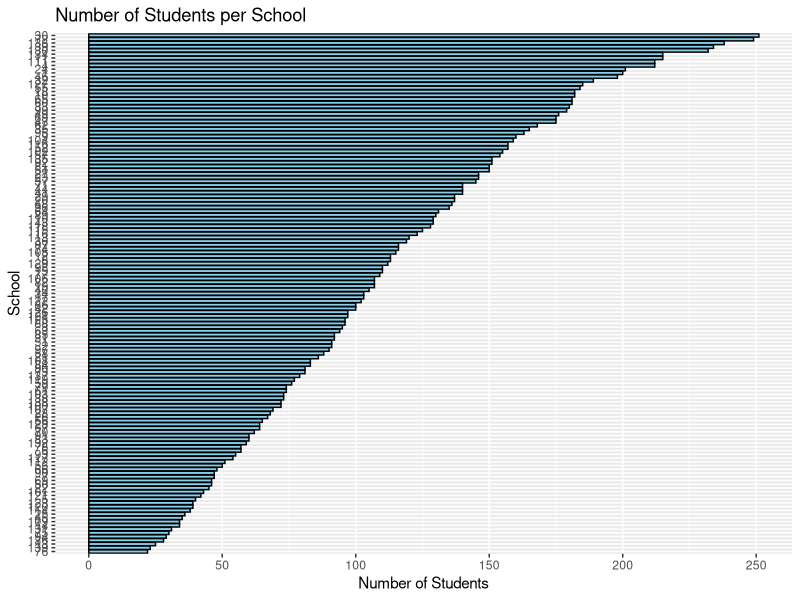
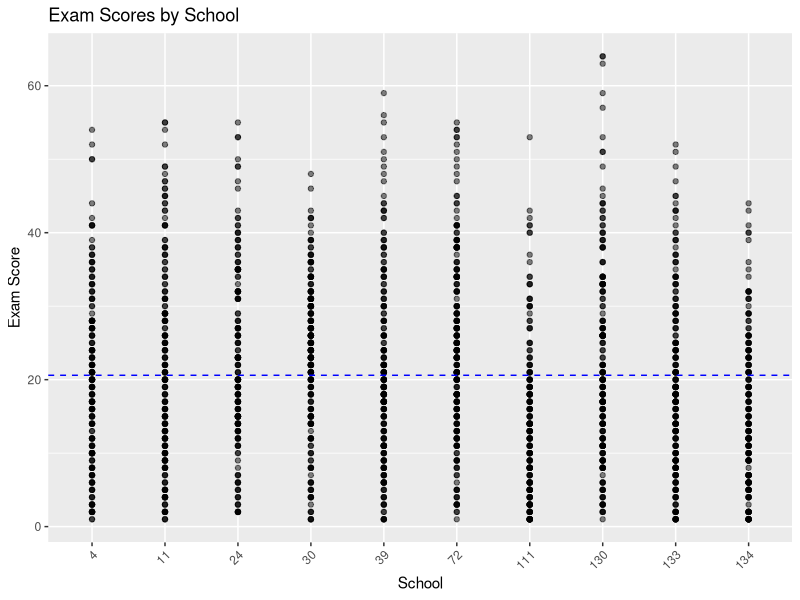

Here is the R script that generated these plots, in order:
## ---- chunk 1
#| label: setup
#| include: false

# configure global options for R code chunks:
# warning = F to suppress the display of warning messages generated during the execution of code chunks
# message = F to suppress the display of messages produced during the execution of code chunks
knitr::opts_chunk$set(warning = FALSE, message = FALSE, eval = TRUE)

# This qmd file requires the following packages to be installed:
#c("dplyr", "ggplot2", "emmeans", "lme4", "lmerTest")
## ---- chunk 2
# Load the required libraries
library(dplyr)
library(ggplot2)
library(lmerTest)

ilea_data <- read.csv("downloads/ilea_data.csv")

# Convert all character variables into factors
ilea_data <- ilea_data %>%
  mutate_if(is.character, as.factor)

# Inspect the structure of the dataset
str(ilea_data)
## ---- chunk 3
# Summarize number of students within each school
school_summary <- ilea_data %>%
  group_by(School) %>%
  summarise(num_students = n())

# Visualize the distribution of students across schools
ggplot(school_summary, aes(x = reorder(School, num_students), y = num_students)) +
  geom_bar(stat = "identity", fill = "skyblue", color = "black") +
  coord_flip() +
  labs(title = "Number of Students per School",
       x = "School",
       y = "Number of Students")
## ---- chunk 4
# Select the top 10 schools with the most students
top_schools <- school_summary %>%
  slice_max(num_students, n = 10) %>%
  pull(School)

# Filter the data to include only the top schools
top_school_data <- ilea_data %>%
  filter(School %in% top_schools)
## ---- chunk 5
# Create a scatterplot of the exam scores by school for the 10 schools with the most students
ggplot(top_school_data, aes(x = as.factor(School), y = ExamScore)) +
  geom_point(alpha = 0.5) +
  labs(title = "Exam Scores by School",
       x = "School",
       y = "Exam Score") +
  theme(axis.text.x = element_text(angle = 45, hjust = 1)) +
  geom_hline(yintercept = mean(ilea_data$ExamScore), linetype = "dashed", color = "blue") 
## ---- chunk 6
# Fit the random intercept model
random_intercept_model <- lmer(ExamScore ~ 1 + (1 | School), data = ilea_data)
summary(random_intercept_model)
## ---- chunk 7
# Use effects coding for the categorical variables
options(contrasts = c("contr.sum", "contr.poly"))
## ---- chunk 8
# Fit the random intercept model with subject-level variables    
random_intercept_model_L1variables <- lmer(ExamScore ~ Gender + VRBand + (1 | School), data = ilea_data)
summary(random_intercept_model_L1variables)

contrasts(ilea_data$Gender)
contrasts(ilea_data$VRBand)

# Obtain the ANOVA table for the subject-level variables
anova(random_intercept_model_L1variables)
## ---- chunk 9
# Center the context-level variables
ilea_data <- ilea_data %>%
  mutate(PercentFSM_c = scale(PercentFSM, scale = FALSE))
## ---- chunk 10
# Fit the random intercept model with subject-level and context-level variables
random_intercept_model_L1L2variables <- lmer(ExamScore ~PercentFSM_c + (1 | School), data = ilea_data)
summary(random_intercept_model_L1L2variables)

# Obtain the ANOVA table
anova(random_intercept_model_L1L2variables)  
## ---- chunk 11
# Fit the model with the interaction between PercentFSM_c and Gender
random_intercept_model_interaction1 <- lmer(ExamScore ~ PercentFSM_c*Gender + (1 | School), data = ilea_data)
summary(random_intercept_model_interaction1)

# Fit the model with the interaction between PercentFSM_c and VRBand
random_intercept_model_interaction2 <- lmer(ExamScore ~ PercentFSM_c*VRBand + (1 | School), data = ilea_data)
summary(random_intercept_model_interaction2)
